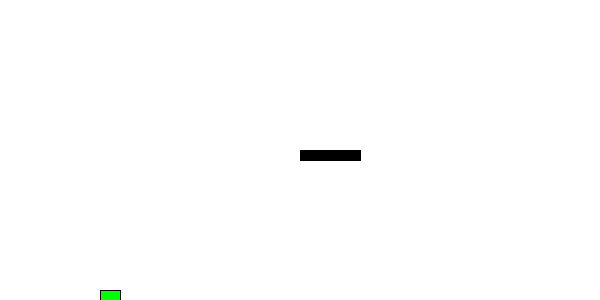
Frame 1 (no input)
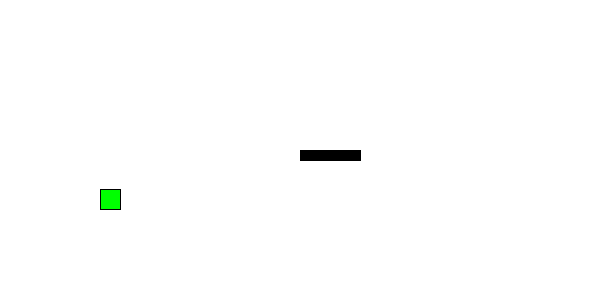
Frame 60 (the mouse pressed at the canvas centre just before this capture)
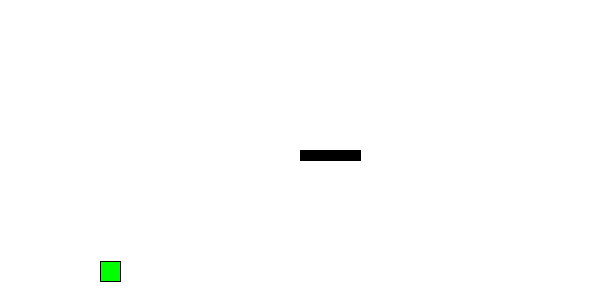
Frame 120 (the mouse held since frame 60 and released just before this capture)

The Processing sketch that drew these frames (run headless with seeded random() and noise(); from frame 60 on, the mouse is pressed at the canvas centre):

// Processing sketch: Game
// ── Game.pde
Mover mover;
Obstacle obstacle;
public void setup() {
  size(600, 300);
  mover = new Mover();
  obstacle = mover.getObject();
  //rectMode(CENTER);
}

public void draw() {
  background(255);
  fill(0);
  obstacle.display();
  mover.display();
  mover.move();
  mover.checkObject();
}

// ── Character.pde
public class Character {
  float x, xspeed, xacc;
  float y, yspeed, yacc;
  float r;
  int CT;
  Platform[] platforms; //This is the platform 

  //constructs hopping square 
  public Character() {
    x = 100; //xcor of square
    r = 20; //square dimension
    y = height - r; //ycor of square
    yspeed= -10;
    yacc = 0.5;
    CT = (int) (random(20) + 10); //random number of platforms
    platforms = new Platform[CT]; //array of platforms 
    for (int x = 0; x < platforms.length; x++){
      //random placement of platforms
      float xcor = random(width - 100); 
      float ycor = random(height - r) + 50;
      platforms[x] = new Platform(xcor + 50, ycor + 50);
    }
  }

  //makes square move
  public void move() {
    //change the position
    y += yspeed; 
    yspeed += yacc;
    
    //check the rest of the world for interactions
    checkWalls();
    
    
    //keyboard input to control character
    if (keyCode == 37){
      back(); //moves circle back by pressing left arrow key
    }
    if (keyCode == 38){
      jumpHigher(); //makes circle jump higher by pressing up arrow key
    }
    if (keyCode == 39){
      forward(); //circle moves forward by pressing right arrow key
    }
    
    for (Platform p : platforms){
      if (nearPlatform(p)){
        checkObstacles(p);
      }
    }
  }
  
  public void jumpHigher(){
    //y += yspeed; 
    //yspeed += yacc;
    y--; 
  }
  
  public void back(){
    x--;
  }
  
  public void forward(){
    //System.out.println(numOfPlatforms);
    x++;
  }
  
  public void checkWalls() {
    if (x < r) {
      xspeed *= -1;
      x = r;//prevents 2 true in a row
    }
    if (x > width - r) {
      xspeed *= -1;
      x = width - r;//prevents 2 true in a row
    }
    if (y < r) {
      yspeed *= -.9;
      y = r;//prevents 2 true in a row
    }
    if (y > height - r) {
      yspeed *= -.9;
      y = height - r;//prevents 2 true in a row
    }
    
  }
  
  public boolean nearPlatform(Platform thing){
    if (
    y + 10 + thing.getLen() >= thing.getY() || y - 10 - thing.getLen() <= thing.getY() ||
    x + r + 10 >= thing.getX() || x - 10 <= thing.getX() + thing.getWid()
    ){
      return true;
    }
    else {
      return false;
    }
  }
  
  //make methods like these for detecting platform
  //public boolean isUp()
  
  //checks for obstacles
  public void checkObstacles(Platform o){
    if (o.getX() + o.getWid() > x && o.getX() < x + r && y < o.getY() + o.getLen() &&
    y + r > o.getY() ){
      yspeed *= -.9;
    }
  }
  
  public Platform[] getObstacles(){
    return platforms;
  }
  
  public void display() {
    //fill();
    rect(x, y, r, r);
  }
}

// ── Mover.pde
public class Mover {
  float x, xspeed, xacc;
  float y, yspeed, yacc;
  float r;
  color c;
  Obstacle o; //This is the platform 

  //constructs hopping square 
  public Mover() {
    x = 100;
    r = 10;
    y = height - r;
    c = color(0, 255, 0);
    yspeed= -10;
    yacc = 0.5;
    o = new Obstacle();
  }

  //makes square square
  public void move() {
    //change the position etc.
    y += yspeed; 
    yspeed += yacc;
    
    //check the rest of the world for interactions
    checkWalls();
    if (keyCode == 37){
      back(); //moves circle back by pressing left arrow key
    }
    if (keyCode == 38){
      jumpHigher(); //makes circle jump higher by pressing up arrow key
    }
    if (keyCode == 39){
      forward(); //circle moves forward by pressing right arrow key
    }
  }
  
  public void jumpHigher(){
    //y += yspeed; 
    //yspeed += yacc;
    y--; 
  }
  
  public void back(){
    x--;
  }
  
  public void forward(){
    x++;
  }
  
  public void checkWalls() {
    if (x < r) {
      xspeed *= -1;
      x = r;//prevents 2 true in a row
    }
    if (x > width - r) {
      xspeed *= -1;
      x = width - r;//prevents 2 true in a row
    }
    if (y < r) {
      yspeed *= -.9;
      y = r;//prevents 2 true in a row
    }
    if (y > height - r) {
      yspeed *= -.9;
      y = height - r;//prevents 2 true in a row
    }
    
  }
  
  
  //checks for obstacles
  public void checkObject(){
    if (o.getX() + o.getWid() > x && o.getX() < x + (r*2) && y < o.getY() + o.getLen() &&
    y + (r*2) > o.getY() ){
      yspeed *= -1;
    }
    /*
    if ( (y < o.getY() - r) && (x > o.getX()) && (x < o.getX() + o.getWid()) ) {
      yspeed *= -1;
      y = o.getY() - r;//prevents 2 true in a row
    }
    else if ( (y < o.getY() + r) && (x > o.getX() - (o.getWid()/2)) && (x < o.getX() + (o.getWid()/2)) ) {
      yspeed *= -.9;
      y = o.getY() + r;//prevents 2 true in a row
    }
    */
  }
  
  public Obstacle getObject(){
    return o;
  }
  public void display() {
    fill(c);
    rect(x, y, r * 2, r * 2);
  }
}

// ── Obstacle.pde
public class Obstacle {
  float x, y, len, wid;
  
  public Obstacle(){
    x = width/2; //xcor of platform
    y = height/2; //ycor of platform
    wid = 60; //width of platform
    len = 10; //length of platform
  }
  public void display(){
    rect(x, y, wid, len);
  }
  
  public float getX(){
    return x;
  }
  
  public float getY(){
    return y;
  }
  
  public float getLen(){
    return len;
  }
  
  public float getWid(){
    return wid;
  }
}

// ── Platform.pde
public class Platform {
  float x, y, len, wid;
  
  public Platform(float xcor, float ycor){
    x = xcor; //xcor of platform
    y = ycor; //ycor of platform
    wid = 80; //width of platform
    len = 10; //length of platform
  }
  public void display(){
    rect(x, y, wid, len);
  }
  
  public float getX(){
    return x;
  }
  
  public float getY(){
    return y;
  }
  
  public float getLen(){
    return len;
  }
  
  public float getWid(){
    return wid;
  }
}

// ── endScreen.pde
//public class endScreen{
  public void showWin(){
    clear();
    textAlign(CENTER);
    text("You won!!!", width/2, height/2);
    textSize(75);
  }
  public void showLose(){
    clear();
    textAlign(CENTER);
    text("You lost!! :(", width/2, height/2);
    textSize(75);
  }
//}
